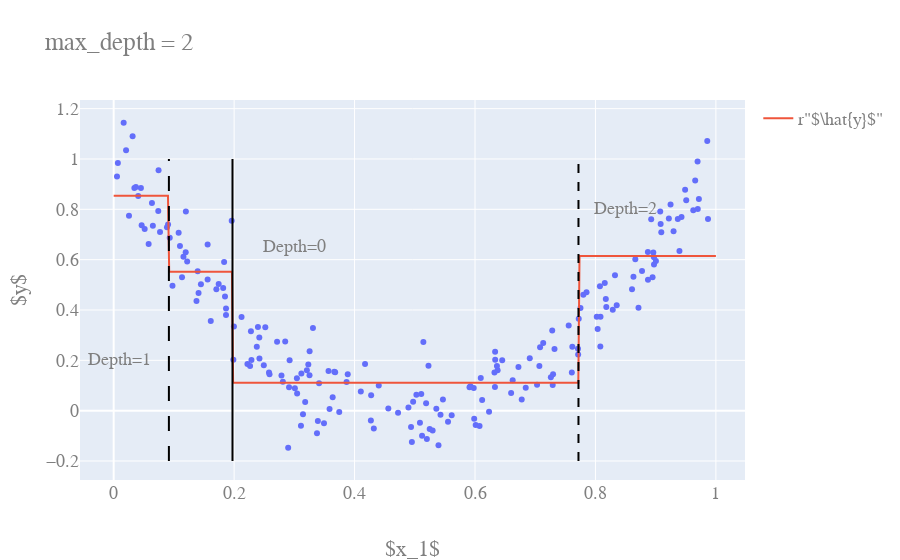

This figure's notebook cell:
### Code cell
fig = plot_regression_predictions(tree_reg1, X, y)
fig.update_layout(title_text='max_depth = 2')
for split, style in ((0.1973, "solid"), (0.0917, "longdash"), (0.7718, "dash")):
    fig.add_scatter(
        x=[split, split], y=[-0.2, 1], mode='lines', line_dash=style, line_color='black',
        marker_line_width=2, showlegend=False, 
    )
fig.add_scatter(
    x=[0.3, 0.01, 0.85], y=[0.65, 0.2, 0.8],
    mode="text", text=["Depth=0", "Depth=1", "Depth=2"], showlegend=False
)
# fig.write_image(chapter_imgs + 'regression_depth2.png')
# Image(chapter_imgs + 'regression_depth2.png')
fig.show() # writing the image throws an error

### Figure 1 — Plotly figure (JSON) as saved in the notebook; plotly's stock layout.template omitted (floating-point values rounded to 4 significant figures; data arrays with more than 128 entries replaced by an {"elided": "..."} marker saying what was removed)
{"data": [{"marker": {"line": {"color": "blue"}}, "mode": "markers", "showlegend": false, "type": "scatter", "x": {"elided": "200 float values"}, "y": {"elided": "200 float values"}}, {"marker": {"line": {"color": "red"}}, "mode": "lines", "name": "r\"$\\hat{y}$\"", "type": "scatter", "x": {"elided": "500 float values"}, "y": {"elided": "500 float values"}}, {"line": {"color": "black", "dash": "solid"}, "marker": {"line": {"width": 2}}, "mode": "lines", "showlegend": false, "type": "scatter", "x": [0.1973, 0.1973], "y": [-0.2, 1]}, {"line": {"color": "black", "dash": "longdash"}, "marker": {"line": {"width": 2}}, "mode": "lines", "showlegend": false, "type": "scatter", "x": [0.0917, 0.0917], "y": [-0.2, 1]}, {"line": {"color": "black", "dash": "dash"}, "marker": {"line": {"width": 2}}, "mode": "lines", "showlegend": false, "type": "scatter", "x": [0.7718, 0.7718], "y": [-0.2, 1]}, {"mode": "text", "showlegend": false, "text": ["Depth=0", "Depth=1", "Depth=2"], "type": "scatter", "x": [0.3, 0.01, 0.85], "y": [0.65, 0.2, 0.8]}], "layout": {"font": {"color": "#7f7f7f", "family": "Courier New, monospace", "size": 18}, "title": {"text": "max_depth = 2"}, "xaxis": {"title": {"text": "$x_1$"}}, "yaxis": {"title": {"text": "$y$"}}}}
